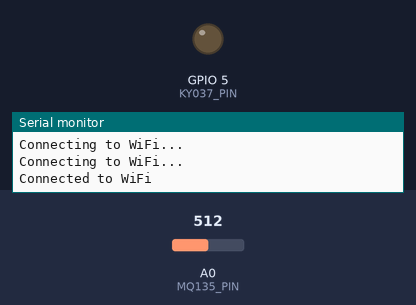
Recording of a sketch running on a simulated ESP8266 (NodeMCU). On the bench: output pins drawn as LEDs (lit = HIGH), the last lines printed to the serial monitor. The test bench sets the inputs (shaded band); at power-on: A0 (MQ135_PIN) = 512. WiFi joins after 1.5 s; servers stay silent unless stated; pins used as bus, display or sensor lines are not drawn.

Above: at 5.0 s.
At 11.2 s:
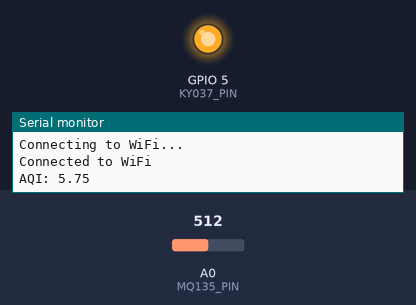
Timing chart, 0 to 18.1 s (numbered marks = the images above):
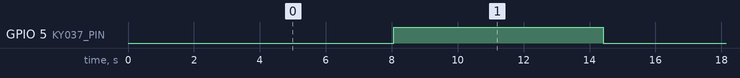

The sketch:

ESP8266.ino
```cpp
#include <ESP8266WiFi.h>
#include <math.h>
#include <Wire.h>
#include <Adafruit_SSD1306.h>
#define SCREEN_WIDTH 128  // OLED display width
#define SCREEN_HEIGHT 64  // OLED display height
#define OLED_RESET    -1  // Reset pin (not used)
Adafruit_SSD1306 display(SCREEN_WIDTH, SCREEN_HEIGHT, &Wire, OLED_RESET);


// WiFi credentials
const char* ssid = "srujan";
const char* password = "srujan07";

// ThingSpeak API
const char* api_key = "2CM15K1Y3Y2TN0X8";
const char* server = "api.thingspeak.com";

// Pin assignments
#define MQ135_PIN A0          // Analog input for MQ135
#define KY037_PIN  5       // Digital pin for KY037
#define MQ135_POWER_PIN 4    // Digital pin to power MQ135

// Constants for the MQ135 Sensor
#define RL_VALUE 10.0  // Load resistance in kilo ohms
#define R0 10.0        // Base resistance for calibration
#define PPM_CO2_CONST 116.6020682
#define PPM_SMOKE_CONST 2.3
#define PPM_NOX_CONST 1.5
#define PPM_O3_CONST 0.5

// Exponent values for each gas (based on the MQ135 characteristics)
#define CO2_EXPONENT -2.769034857
#define SMOKE_EXPONENT -1.497
#define NOX_EXPONENT -0.8
#define O3_EXPONENT -1.15

// Constants for KY037 Sound Sensor
#define REFERENCE_VOLTAGE 5     // Reference voltage for the ADC
#define ADC_RESOLUTION 1024.0   // ADC resolution (10-bit ADC, max value 1023)
#define REFERENCE_VALUE 1.0     // Reference value (can be calibrated for your setup)
#define CALIBRATION_OFFSET 0.0  // Calibration offset

// Variables for smoothing
float smooth_value_mq135 = 0;  // For exponential smoothing for MQ135
float smooth_value_ky037 = 0;  // For exponential smoothing for KY037

// Constants
#define NUM_SAMPLES 500  // Number of samples for averaging
#define ALPHA 0.2        // Smoothing factor (0 < ALPHA <= 1)


// Breakpoints for AQI calculation (example values, adjust as needed)
const float co2_breakpoints[] = {0, 400, 1000, 2000};  // Example CO2 breakpoints
const float smoke_breakpoints[] = {0, 50, 150, 300};   // Example Smoke breakpoints
const float nox_breakpoints[] = {0, 0.1, 0.2, 1.0};    // Example NOx breakpoints
const float o3_breakpoints[] = {0, 0.05, 0.1, 0.2};    // Example O3 breakpoints


// Function to calculate resistance for MQ135
float calculateResistance(float adc_value) {
    float voltage = (adc_value / 4095.0) * 3.3;  // Convert ADC to voltage
    return ((3.3 - voltage) / voltage) * RL_VALUE;  // Calculate the resistance
}

// Function for exponential smoothing
float applyExponentialSmoothing(float new_value, float *smooth_value) {
    *smooth_value = (ALPHA * new_value) + ((1 - ALPHA) * (*smooth_value));
    return *smooth_value;
}

// Function to calculate PPM for a specific gas (MQ135)
float calculatePPM(float resistance, float ppm_const, float exponent) {
    return ppm_const * pow((resistance / R0), exponent);
}

// Function to calculate AQI subindex (linear interpolation)
float calculateAQISubIndex(float ppm, const float* breakpoints, int num_breakpoints) {
    for (int i = 0; i < num_breakpoints - 1; i++) {
        if (ppm >= breakpoints[i] && ppm <= breakpoints[i + 1]) {
            return ((ppm - breakpoints[i]) / (breakpoints[i + 1] - breakpoints[i])) *
                   (i + 1) * 50;
        }
    }
    return 0;
}

// Function to read PPM from MQ135 and calculate AQI
float MQ135_ReadPPM() {
    uint32_t adc_sum = 0;

    for (int i = 0; i < NUM_SAMPLES; i++) {
        adc_sum += analogRead(MQ135_PIN);  // Read MQ135 analog
        delay(10);
    }

    uint32_t adc_value = adc_sum / NUM_SAMPLES;
    float resistance = calculateResistance(adc_value);
    resistance = applyExponentialSmoothing(resistance, &smooth_value_mq135);

    float ppm_co2 = calculatePPM(resistance, PPM_CO2_CONST, CO2_EXPONENT);
    float ppm_smoke = calculatePPM(resistance, PPM_SMOKE_CONST, SMOKE_EXPONENT);
    float ppm_nox = calculatePPM(resistance, PPM_NOX_CONST, NOX_EXPONENT);
    float ppm_o3 = calculatePPM(resistance, PPM_O3_CONST, O3_EXPONENT);

    float overall_aqi = fmax(fmax(calculateAQISubIndex(ppm_co2, co2_breakpoints, 4),
                                  calculateAQISubIndex(ppm_smoke, smoke_breakpoints, 4)),
                             fmax(calculateAQISubIndex(ppm_nox, nox_breakpoints, 4),
                                  calculateAQISubIndex(ppm_o3, o3_breakpoints, 4)));

    return overall_aqi;
}

// Function to read decibels from KY037
float KY037_ReadDecibels() {
    uint32_t adc_sum = 0;

    for (int i = 0; i < NUM_SAMPLES; i++) {
        adc_sum += analogRead(MQ135_PIN);  // Use the same pin to read KY037
        delay(10);
    }

    uint32_t adc_avg_value = adc_sum / NUM_SAMPLES;
    float voltage = (adc_avg_value / ADC_RESOLUTION) * REFERENCE_VOLTAGE;

    if (voltage < REFERENCE_VALUE) {
        voltage = REFERENCE_VALUE;
    }

    float decibels = (20 * log10(voltage / REFERENCE_VOLTAGE)) - CALIBRATION_OFFSET;
    decibels = abs(decibels);

    return decibels;
}

// Function to send data to ThingSpeak
void sendToThingSpeak(float aqi, float decibels) {
    WiFiClient client;

    if (client.connect(server, 80)) {
        String url = "/update?api_key=";
        url += api_key;
        url += "&field1=";
        url += String(aqi);
        url += "&field2=";
        url += String(decibels);

        client.print(String("GET ") + url + " HTTP/1.1\r\n" +
                     "Host: " + server + "\r\n" +
                     "Connection: close\r\n\r\n");

        client.stop();
    }
}

void setup() {
    Serial.begin(115200);
    analogRead(MQ135_PIN);

    pinMode(KY037_PIN, OUTPUT);      // KY037 pin as output to control power
    pinMode(MQ135_POWER_PIN, OUTPUT); // MQ135 power pin as output

    WiFi.begin(ssid, password);
    while (WiFi.status() != WL_CONNECTED) {
        delay(1000);
        Serial.println("Connecting to WiFi...");
    }
    Serial.println("Connected to WiFi");
}

void loop() {
    // Read MQ135
    digitalWrite(MQ135_POWER_PIN, HIGH);   // Power on MQ135
    digitalWrite(KY037_PIN, LOW);          // Power off KY037
    delay(1000);  // Give time for MQ135 to stabilize
    float aqi = MQ135_ReadPPM();           // Read AQI from MQ135
    Serial.print("AQI: ");
    Serial.println(aqi);

    // Read KY037
    digitalWrite(MQ135_POWER_PIN, LOW);    // Power off MQ135
    digitalWrite(KY037_PIN, HIGH);        // Power on KY037
    delay(1000);  // Give time for KY037 to stabilize
    float decibels = KY037_ReadDecibels(); // Read decibels from KY037
    Serial.print("Noise Level: ");
    Serial.println(decibels);

    sendToThingSpeak(aqi, decibels);

    delay(100);  // Wait before switching again
}
```

Measured:
- by itself, GPIO 5 (KY037_PIN): alternates HIGH for 6.4 s and LOW for 6.1 s
